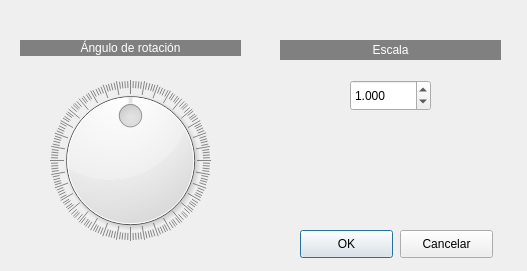
<?xml version="1.0" encoding="UTF-8"?>
<ui version="4.0">
 <class>rotarcualquiera</class>
 <widget class="QDialog" name="rotarcualquiera">
  <property name="geometry">
   <rect>
    <x>0</x>
    <y>0</y>
    <width>527</width>
    <height>271</height>
   </rect>
  </property>
  <property name="windowTitle">
   <string>Dialog</string>
  </property>
  <widget class="QPushButton" name="pushButton">
   <property name="geometry">
    <rect>
     <x>300</x>
     <y>230</y>
     <width>93</width>
     <height>28</height>
    </rect>
   </property>
   <property name="text">
    <string>OK</string>
   </property>
  </widget>
  <widget class="QPushButton" name="pushButton_2">
   <property name="geometry">
    <rect>
     <x>400</x>
     <y>230</y>
     <width>93</width>
     <height>28</height>
    </rect>
   </property>
   <property name="text">
    <string>Cancelar</string>
   </property>
  </widget>
  <widget class="QLabel" name="label_3">
   <property name="geometry">
    <rect>
     <x>20</x>
     <y>40</y>
     <width>221</width>
     <height>16</height>
    </rect>
   </property>
   <property name="styleSheet">
    <string notr="true">background-color: rgb(128, 128, 128);
color: rgb(255, 255, 255);</string>
   </property>
   <property name="text">
    <string>Ángulo de rotación</string>
   </property>
   <property name="alignment">
    <set>Qt::AlignCenter</set>
   </property>
  </widget>
  <widget class="QDial" name="dial">
   <property name="geometry">
    <rect>
     <x>40</x>
     <y>80</y>
     <width>181</width>
     <height>161</height>
    </rect>
   </property>
   <property name="minimum">
    <number>-360</number>
   </property>
   <property name="maximum">
    <number>360</number>
   </property>
   <property name="wrapping">
    <bool>true</bool>
   </property>
   <property name="notchesVisible">
    <bool>true</bool>
   </property>
  </widget>
  <widget class="QLabel" name="label">
   <property name="geometry">
    <rect>
     <x>280</x>
     <y>40</y>
     <width>221</width>
     <height>20</height>
    </rect>
   </property>
   <property name="styleSheet">
    <string notr="true">background-color: rgb(128, 128, 128);
color: rgb(255, 255, 255);</string>
   </property>
   <property name="text">
    <string>Escala</string>
   </property>
   <property name="alignment">
    <set>Qt::AlignCenter</set>
   </property>
  </widget>
  <widget class="QDoubleSpinBox" name="doubleSpinBox">
   <property name="geometry">
    <rect>
     <x>350</x>
     <y>80</y>
     <width>81</width>
     <height>31</height>
    </rect>
   </property>
   <property name="decimals">
    <number>3</number>
   </property>
   <property name="minimum">
    <double>0.000000000000000</double>
   </property>
   <property name="maximum">
    <double>5.000000000000000</double>
   </property>
   <property name="singleStep">
    <double>0.150000000000000</double>
   </property>
   <property name="stepType">
    <enum>QAbstractSpinBox::AdaptiveDecimalStepType</enum>
   </property>
   <property name="value">
    <double>1.000000000000000</double>
   </property>
  </widget>
 </widget>
 <resources/>
 <connections/>
</ui>
